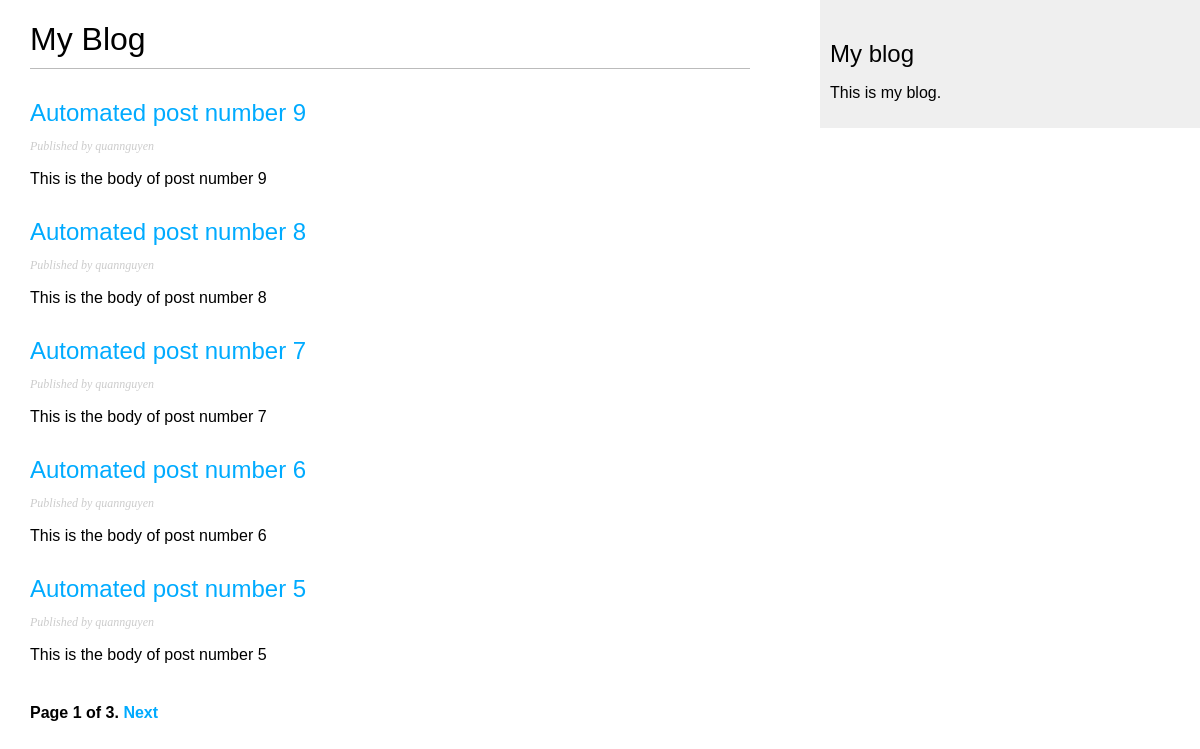
Screenshot of /blog/ with the database file from the repository.
### blog/models.py (models this page shows, shortened)
class Post(models.Model):
    STATUS_CHOICES = {
        ('draft', 'Draft'),
        ('published', 'Published'),
    }
    title = models.CharField(max_length=250)
    slug = models.SlugField(max_length=250, unique_for_date='publish_date')
    author = models.ForeignKey(User, related_name='blog_posts',
                               on_delete=models.DO_NOTHING)
    body = models.TextField()
    publish_date = models.DateTimeField(default=timezone.now)
    created = models.DateTimeField(auto_now_add=True)
    updated = models.DateTimeField(auto_now=True)
    status = models.CharField(max_length=10,
                              choices=STATUS_CHOICES, default='draft')
    class Meta:
        ordering = ('-publish_date',)
    def get_absolute_url(self):
        return reverse('blog:post_detail', args=[
            self.publish_date.year,
            self.publish_date.strftime('%m'),
            self.publish_date.strftime('%d'),
            self.slug
        ])

### blog/views.py (the view)
def post_list(request):
    all_posts = Post.objects.filter(status='published')
    my_paginator = Paginator(all_posts, 5)  # each page will contain 5 posts
    temp_page = request.GET.get('page')
    try:
        posts = my_paginator.page(temp_page)
    except PageNotAnInteger:
        posts = my_paginator.page(1)
    except EmptyPage:
        posts = my_paginator.page(my_paginator.num_pages)
    return render(request, 'blog/post_list.html', {'posts': posts})

### templates/blog/post_list.html (shortened to what this page needs)
{% extends "blog/base.html" %}
{% block content %}
    <h1>My Blog</h1>
    {% for post in posts %}
        <h2>
            <a href="{{ post.get_absolute_url }}">
                {{ post.title }}
            </a>
        </h2>
        <p class="date">
            Published {{ post.publish }} by {{ post.author }}
        </p>
        {{ post.body|truncatewords:30|linebreaks }}
    {% endfor %}
    <div class="pagination">
        <span class="step-links">
            <span class="current">
                Page {{ posts.number }} of {{ posts.paginator.num_pages }}.
            </span>
            {% if posts.has_next %}
                <a href="?page={{ posts.next_page_number }}">Next</a>
            {% endif %}
        </span>
    </div>
{% endblock %}

### templates/blog/base.html (shortened to what this page needs)
{% load staticfiles %}
<!DOCTYPE html>
<html lang="en">
<head>
    <link href="{% static "blog.css" %}" rel="stylesheet">
</head>
<body>
<div id="content">
    {% block content %}
    {% endblock %}
</div>
<div id="sidebar">
    <h2>My blog</h2>
    <p>This is my blog.</p>
</div>
</body>
</html>

### static/blog.css (style rules this page uses)
body { margin:0; padding:0; font-family:helvetica, sans-serif; }
a { color:#00abff; text-decoration:none; }
h1 { font-weight:normal; border-bottom:1px solid #bbb; padding:0 0 10px 0; }
h2 { font-weight:normal; margin:30px 0 0; }
#content { float:left; width:60%; padding:0 0 0 30px; }
#sidebar { float:right; width:30%; padding:10px; background:#efefef; height:100%; }
p.date { color:#ccc; font-family: georgia, serif; font-size: 12px; font-style: italic; }
.pagination { margin:40px 0; font-weight:bold; }

### rows the page displays
Post: title "Automated post number 9", author "quannguyen", body "This is the body of post number 9"
Post: title "Automated post number 8", author "quannguyen", body "This is the body of post number 8"
Post: title "Automated post number 7", author "quannguyen", body "This is the body of post number 7"
Post: title "Automated post number 6", author "quannguyen", body "This is the body of post number 6"
Post: title "Automated post number 5", author "quannguyen", body "This is the body of post number 5"

### other values shown
{{ posts.number }} "1"
{{ posts.paginator.num_pages }} "3"
